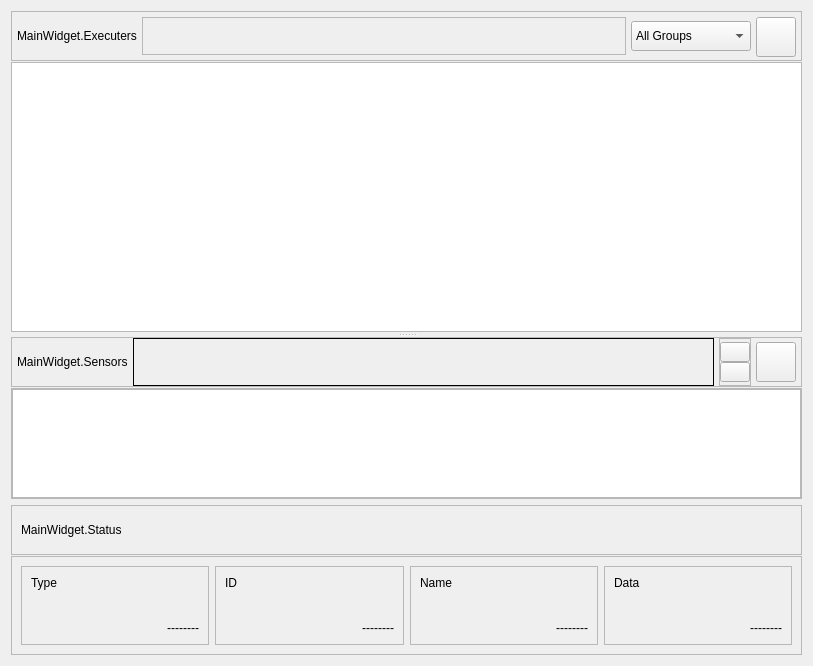
              <widget class="QWidget" name="pageSystemSetting">
               <layout class="QVBoxLayout" name="verticalLayout_10">
                <item>
                 <widget class="QSplitter" name="splitter">
                  <property name="orientation">
                   <enum>Qt::Vertical</enum>
                  </property>
                  <property name="opaqueResize">
                   <bool>true</bool>
                  </property>
                  <property name="handleWidth">
                   <number>5</number>
                  </property>
                  <property name="childrenCollapsible">
                   <bool>true</bool>
                  </property>
                  <widget class="QFrame" name="frameLum">
                   <property name="sizePolicy">
                    <sizepolicy hsizetype="Preferred" vsizetype="Preferred">
                     <horstretch>0</horstretch>
                     <verstretch>2</verstretch>
                    </sizepolicy>
                   </property>
                   <layout class="QVBoxLayout" name="verticalLayout_7">
                    <property name="spacing">
                     <number>1</number>
                    </property>
                    <property name="leftMargin">
                     <number>0</number>
                    </property>
                    <property name="topMargin">
                     <number>0</number>
                    </property>
                    <property name="rightMargin">
                     <number>0</number>
                    </property>
                    <property name="bottomMargin">
                     <number>0</number>
                    </property>
                    <item>
                     <widget class="QFrame" name="frameLumHead">
                      <property name="minimumSize">
                       <size>
                        <width>0</width>
                        <height>50</height>
                       </size>
                      </property>
                      <property name="maximumSize">
                       <size>
                        <width>16777215</width>
                        <height>50</height>
                       </size>
                      </property>
                      <property name="frameShape">
                       <enum>QFrame::StyledPanel</enum>
                      </property>
                      <property name="frameShadow">
                       <enum>QFrame::Raised</enum>
                      </property>
                      <layout class="QHBoxLayout" name="horizontalLayout_12">
                       <property name="spacing">
                        <number>5</number>
                       </property>
                       <property name="leftMargin">
                        <number>5</number>
                       </property>
                       <property name="topMargin">
                        <number>5</number>
                       </property>
                       <property name="rightMargin">
                        <number>5</number>
                       </property>
                       <property name="bottomMargin">
                        <number>5</number>
                       </property>
                       <item>
                        <widget class="QLabel" name="labelLumTitle">
                         <property name="text">
                          <string>MainWidget.Executers</string>
                         </property>
                        </widget>
                       </item>
                       <item>
                        <widget class="QFrame" name="frameLumGroup">
                         <property name="sizePolicy">
                          <sizepolicy hsizetype="Expanding" vsizetype="Preferred">
                           <horstretch>0</horstretch>
                           <verstretch>0</verstretch>
                          </sizepolicy>
                         </property>
                         <property name="frameShape">
                          <enum>QFrame::StyledPanel</enum>
                         </property>
                         <property name="frameShadow">
                          <enum>QFrame::Raised</enum>
                         </property>
                         <layout class="QHBoxLayout" name="horizontalLayout_27">
                          <property name="spacing">
                           <number>5</number>
                          </property>
                          <property name="leftMargin">
                           <number>0</number>
                          </property>
                          <property name="topMargin">
                           <number>0</number>
                          </property>
                          <property name="rightMargin">
                           <number>10</number>
                          </property>
                          <property name="bottomMargin">
                           <number>0</number>
                          </property>
                          <item>
                           <widget class="QLabel" name="labelLumNumber">
                            <property name="sizePolicy">
                             <sizepolicy hsizetype="Expanding" vsizetype="Preferred">
                              <horstretch>0</horstretch>
                              <verstretch>0</verstretch>
                             </sizepolicy>
                            </property>
                            <property name="minimumSize">
                             <size>
                              <width>30</width>
                              <height>0</height>
                             </size>
                            </property>
                            <property name="text">
                             <string/>
                            </property>
                            <property name="alignment">
                             <set>Qt::AlignRight|Qt::AlignTrailing|Qt::AlignVCenter</set>
                            </property>
                           </widget>
                          </item>
                         </layout>
                        </widget>
                       </item>
                       <item>
                        <widget class="QComboBox" name="combLumGroup">
                         <property name="minimumSize">
                          <size>
                           <width>120</width>
                           <height>30</height>
                          </size>
                         </property>
                         <property name="maximumSize">
                          <size>
                           <width>120</width>
                           <height>30</height>
                          </size>
                         </property>
                         <item>
                          <property name="text">
                           <string>All Groups</string>
                          </property>
                         </item>
                        </widget>
                       </item>
                       <item>
                        <widget class="QPushButton" name="buttonExecutersMenu">
                         <property name="minimumSize">
                          <size>
                           <width>40</width>
                           <height>40</height>
                          </size>
                         </property>
                         <property name="maximumSize">
                          <size>
                           <width>40</width>
                           <height>40</height>
                          </size>
                         </property>
                         <property name="text">
                          <string/>
                         </property>
                        </widget>
                       </item>
                      </layout>
                     </widget>
                    </item>
                    <item>
                     <widget class="QListView" name="listExecuterBody">
                      <property name="contextMenuPolicy">
                       <enum>Qt::CustomContextMenu</enum>
                      </property>
                     </widget>
                    </item>
                   </layout>
                  </widget>
                  <widget class="QFrame" name="frameSensor">
                   <property name="sizePolicy">
                    <sizepolicy hsizetype="Preferred" vsizetype="Preferred">
                     <horstretch>0</horstretch>
                     <verstretch>1</verstretch>
                    </sizepolicy>
                   </property>
                   <property name="minimumSize">
                    <size>
                     <width>0</width>
                     <height>0</height>
                    </size>
                   </property>
                   <property name="maximumSize">
                    <size>
                     <width>16777215</width>
                     <height>16777215</height>
                    </size>
                   </property>
                   <layout class="QVBoxLayout" name="verticalLayout_8">
                    <property name="spacing">
                     <number>1</number>
                    </property>
                    <property name="leftMargin">
                     <number>0</number>
                    </property>
                    <property name="topMargin">
                     <number>0</number>
                    </property>
                    <property name="rightMargin">
                     <number>0</number>
                    </property>
                    <property name="bottomMargin">
                     <number>0</number>
                    </property>
                    <item>
                     <widget class="QFrame" name="frameSensorHead">
                      <property name="minimumSize">
                       <size>
                        <width>0</width>
                        <height>50</height>
                       </size>
                      </property>
                      <property name="maximumSize">
                       <size>
                        <width>16777215</width>
                        <height>50</height>
                       </size>
                      </property>
                      <property name="frameShape">
                       <enum>QFrame::StyledPanel</enum>
                      </property>
                      <property name="frameShadow">
                       <enum>QFrame::Raised</enum>
                      </property>
                      <layout class="QHBoxLayout" name="horizontalLayout_13">
                       <property name="spacing">
                        <number>5</number>
                       </property>
                       <property name="leftMargin">
                        <number>5</number>
                       </property>
                       <property name="topMargin">
                        <number>0</number>
                       </property>
                       <property name="rightMargin">
                        <number>5</number>
                       </property>
                       <property name="bottomMargin">
                        <number>0</number>
                       </property>
                       <item>
                        <widget class="QLabel" name="labelSensorTitle">
                         <property name="text">
                          <string>MainWidget.Sensors</string>
                         </property>
                        </widget>
                       </item>
                       <item>
                        <widget class="QFrame" name="frameSensorNumberContainer">
                         <property name="sizePolicy">
                          <sizepolicy hsizetype="Expanding" vsizetype="Preferred">
                           <horstretch>0</horstretch>
                           <verstretch>0</verstretch>
                          </sizepolicy>
                         </property>
                         <property name="frameShape">
                          <enum>QFrame::Box</enum>
                         </property>
                         <property name="frameShadow">
                          <enum>QFrame::Plain</enum>
                         </property>
                        </widget>
                       </item>
                       <item>
                        <widget class="QFrame" name="frameSensorNumberScoller">
                         <property name="minimumSize">
                          <size>
                           <width>30</width>
                           <height>0</height>
                          </size>
                         </property>
                         <property name="maximumSize">
                          <size>
                           <width>16777215</width>
                           <height>16777215</height>
                          </size>
                         </property>
                         <property name="frameShape">
                          <enum>QFrame::StyledPanel</enum>
                         </property>
                         <property name="frameShadow">
                          <enum>QFrame::Raised</enum>
                         </property>
                         <layout class="QVBoxLayout" name="verticalLayout_3">
                          <property name="spacing">
                           <number>0</number>
                          </property>
                          <property name="leftMargin">
                           <number>0</number>
                          </property>
                          <property name="topMargin">
                           <number>0</number>
                          </property>
                          <property name="rightMargin">
                           <number>0</number>
                          </property>
                          <property name="bottomMargin">
                           <number>0</number>
                          </property>
                          <item>
                           <spacer name="verticalSpacer">
                            <property name="orientation">
                             <enum>Qt::Vertical</enum>
                            </property>
                            <property name="sizeHint" stdset="0">
                             <size>
                              <width>20</width>
                              <height>40</height>
                             </size>
                            </property>
                           </spacer>
                          </item>
                          <item>
                           <widget class="QPushButton" name="buttonSensorNumberScrollUp">
                            <property name="minimumSize">
                             <size>
                              <width>30</width>
                              <height>20</height>
                             </size>
                            </property>
                            <property name="maximumSize">
                             <size>
                              <width>30</width>
                              <height>20</height>
                             </size>
                            </property>
                            <property name="text">
                             <string/>
                            </property>
                           </widget>
                          </item>
                          <item>
                           <widget class="QPushButton" name="buttonSensorNumberScrollDown">
                            <property name="minimumSize">
                             <size>
                              <width>30</width>
                              <height>20</height>
                             </size>
                            </property>
                            <property name="maximumSize">
                             <size>
                              <width>30</width>
                              <height>20</height>
                             </size>
                            </property>
                            <property name="text">
                             <string/>
                            </property>
                           </widget>
                          </item>
                          <item>
                           <spacer name="verticalSpacer_2">
                            <property name="orientation">
                             <enum>Qt::Vertical</enum>
                            </property>
                            <property name="sizeHint" stdset="0">
                             <size>
                              <width>20</width>
                              <height>40</height>
                             </size>
                            </property>
                           </spacer>
                          </item>
                         </layout>
                        </widget>
                       </item>
                       <item>
                        <widget class="QPushButton" name="buttonSensorsMenu">
                         <property name="minimumSize">
                          <size>
                           <width>40</width>
                           <height>40</height>
                          </size>
                         </property>
                         <property name="maximumSize">
                          <size>
                           <width>40</width>
                           <height>40</height>
                          </size>
                         </property>
                         <property name="text">
                          <string/>
                         </property>
                        </widget>
                       </item>
                      </layout>
                     </widget>
                    </item>
                    <item>
                     <widget class="QFrame" name="frameSensorBody">
                      <property name="frameShape">
                       <enum>QFrame::StyledPanel</enum>
                      </property>
                      <property name="frameShadow">
                       <enum>QFrame::Raised</enum>
                      </property>
                      <layout class="QHBoxLayout" name="horizontalLayout_18">
                       <property name="spacing">
                        <number>0</number>
                       </property>
                       <property name="leftMargin">
                        <number>0</number>
                       </property>
                       <property name="topMargin">
                        <number>0</number>
                       </property>
                       <property name="rightMargin">
                        <number>0</number>
                       </property>
                       <property name="bottomMargin">
                        <number>0</number>
                       </property>
                       <item>
                        <widget class="QListView" name="listSensor">
                         <property name="contextMenuPolicy">
                          <enum>Qt::CustomContextMenu</enum>
                         </property>
                        </widget>
                       </item>
                      </layout>
                     </widget>
                    </item>
                   </layout>
                  </widget>
                 </widget>
                </item>
                <item>
                 <widget class="QFrame" name="frameStatus">
                  <property name="minimumSize">
                   <size>
                    <width>0</width>
                    <height>150</height>
                   </size>
                  </property>
                  <property name="maximumSize">
                   <size>
                    <width>16777215</width>
                    <height>150</height>
                   </size>
                  </property>
                  <layout class="QVBoxLayout" name="verticalLayout_9">
                   <property name="spacing">
                    <number>1</number>
                   </property>
                   <property name="leftMargin">
                    <number>0</number>
                   </property>
                   <property name="topMargin">
                    <number>0</number>
                   </property>
                   <property name="rightMargin">
                    <number>0</number>
                   </property>
                   <property name="bottomMargin">
                    <number>0</number>
                   </property>
                   <item>
                    <widget class="QFrame" name="frameStatusHead">
                     <property name="minimumSize">
                      <size>
                       <width>0</width>
                       <height>50</height>
                      </size>
                     </property>
                     <property name="maximumSize">
                      <size>
                       <width>16777215</width>
                       <height>50</height>
                      </size>
                     </property>
                     <property name="frameShape">
                      <enum>QFrame::StyledPanel</enum>
                     </property>
                     <property name="frameShadow">
                      <enum>QFrame::Raised</enum>
                     </property>
                     <layout class="QHBoxLayout" name="horizontalLayout_19">
                      <item>
                       <widget class="QLabel" name="labelStatusTitle">
                        <property name="text">
                         <string>MainWidget.Status</string>
                        </property>
                       </widget>
                      </item>
                      <item>
                       <spacer name="horizontalSpacer_8">
                        <property name="orientation">
                         <enum>Qt::Horizontal</enum>
                        </property>
                        <property name="sizeHint" stdset="0">
                         <size>
                          <width>670</width>
                          <height>20</height>
                         </size>
                        </property>
                       </spacer>
                      </item>
                     </layout>
                    </widget>
                   </item>
                   <item>
                    <widget class="QFrame" name="frameStatusBody">
                     <property name="minimumSize">
                      <size>
                       <width>0</width>
                       <height>50</height>
                      </size>
                     </property>
                     <property name="frameShape">
                      <enum>QFrame::StyledPanel</enum>
                     </property>
                     <property name="frameShadow">
                      <enum>QFrame::Raised</enum>
                     </property>
                     <layout class="QHBoxLayout" name="horizontalLayout_20">
                      <property name="leftMargin">
                       <number>9</number>
                      </property>
                      <property name="rightMargin">
                       <number>9</number>
                      </property>
                      <item>
                       <widget class="QFrame" name="frameStatusType">
                        <property name="frameShape">
                         <enum>QFrame::StyledPanel</enum>
                        </property>
                        <property name="frameShadow">
                         <enum>QFrame::Raised</enum>
                        </property>
                        <layout class="QVBoxLayout" name="verticalLayout_11">
                         <property name="spacing">
                          <number>0</number>
                         </property>
                         <item>
                          <widget class="QLabel" name="labelStatusTypeTitle">
                           <property name="text">
                            <string>Type</string>
                           </property>
                           <property name="alignment">
                            <set>Qt::AlignLeading|Qt::AlignLeft|Qt::AlignTop</set>
                           </property>
                          </widget>
                         </item>
                         <item>
                          <widget class="QLabel" name="labelStatusTypeValue">
                           <property name="text">
                            <string notr="true">--------</string>
                           </property>
                           <property name="alignment">
                            <set>Qt::AlignBottom|Qt::AlignRight|Qt::AlignTrailing</set>
                           </property>
                          </widget>
                         </item>
                        </layout>
                       </widget>
                      </item>
                      <item>
                       <widget class="QFrame" name="frameStatusID">
                        <property name="frameShape">
                         <enum>QFrame::StyledPanel</enum>
                        </property>
                        <property name="frameShadow">
                         <enum>QFrame::Raised</enum>
                        </property>
                        <layout class="QVBoxLayout" name="verticalLayout_12">
                         <property name="spacing">
                          <number>0</number>
                         </property>
                         <item>
                          <widget class="QLabel" name="labelStatusIDTitle">
                           <property name="text">
                            <string>ID</string>
                           </property>
                           <property name="alignment">
                            <set>Qt::AlignLeading|Qt::AlignLeft|Qt::AlignTop</set>
                           </property>
                          </widget>
                         </item>
                         <item>
                          <widget class="QLabel" name="labelStatusIDValue">
                           <property name="text">
                            <string notr="true">--------</string>
                           </property>
                           <property name="alignment">
                            <set>Qt::AlignBottom|Qt::AlignRight|Qt::AlignTrailing</set>
                           </property>
                          </widget>
                         </item>
                        </layout>
                       </widget>
                      </item>
                      <item>
                       <widget class="QFrame" name="frameStatusName">
                        <property name="frameShape">
                         <enum>QFrame::StyledPanel</enum>
                        </property>
                        <property name="frameShadow">
                         <enum>QFrame::Raised</enum>
                        </property>
                        <layout class="QVBoxLayout" name="verticalLayout_13">
                         <property name="spacing">
                          <number>0</number>
                         </property>
                         <item>
                          <widget class="QLabel" name="labelStatusNameTitle">
                           <property name="text">
                            <string>Name</string>
                           </property>
                           <property name="alignment">
                            <set>Qt::AlignLeading|Qt::AlignLeft|Qt::AlignTop</set>
                           </property>
                          </widget>
                         </item>
                         <item>
                          <widget class="QLabel" name="labelStatusNameValue">
                           <property name="text">
                            <string notr="true">--------</string>
                           </property>
                           <property name="alignment">
                            <set>Qt::AlignBottom|Qt::AlignRight|Qt::AlignTrailing</set>
                           </property>
                          </widget>
                         </item>
                        </layout>
                       </widget>
                      </item>
                      <item>
                       <widget class="QFrame" name="frameStatusData">
                        <property name="frameShape">
                         <enum>QFrame::StyledPanel</enum>
                        </property>
                        <property name="frameShadow">
                         <enum>QFrame::Raised</enum>
                        </property>
                        <layout class="QVBoxLayout" name="verticalLayout_14">
                         <property name="spacing">
                          <number>0</number>
                         </property>
                         <item>
                          <widget class="QLabel" name="labelStatusDataTitle">
                           <property name="text">
                            <string>Data</string>
                           </property>
                           <property name="alignment">
                            <set>Qt::AlignLeading|Qt::AlignLeft|Qt::AlignTop</set>
                           </property>
                          </widget>
                         </item>
                         <item>
                          <widget class="QLabel" name="labelStatusDataValue">
                           <property name="text">
                            <string notr="true">--------</string>
                           </property>
                           <property name="alignment">
                            <set>Qt::AlignBottom|Qt::AlignRight|Qt::AlignTrailing</set>
                           </property>
                          </widget>
                         </item>
                        </layout>
                       </widget>
                      </item>
                     </layout>
                    </widget>
                   </item>
                  </layout>
                 </widget>
                </item>
               </layout>
              </widget>
